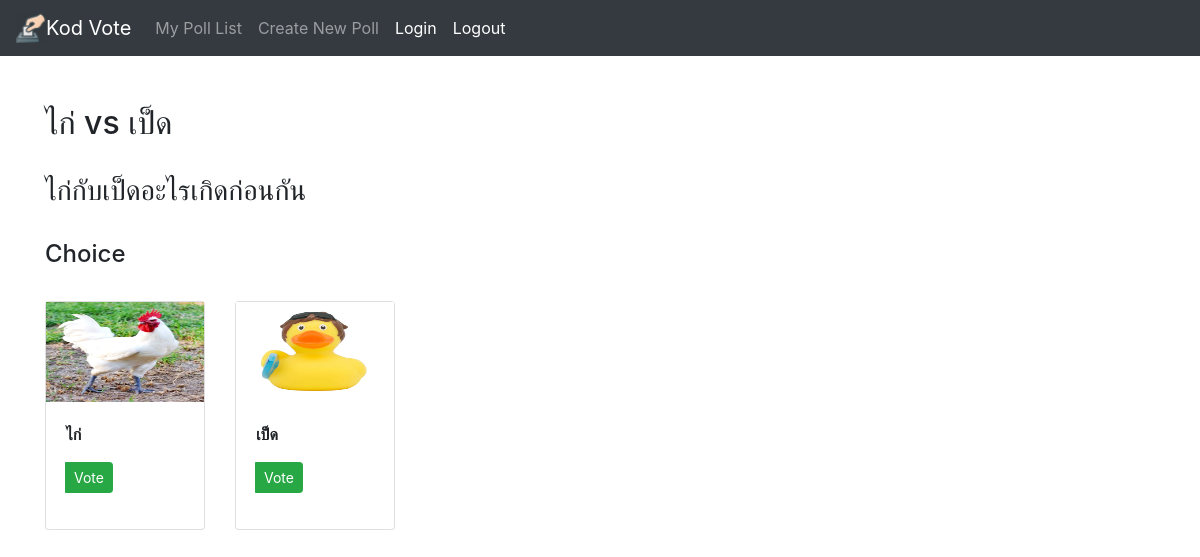
The page /polls/vote/31 on the database its author committed.
### polls/models.py (models this page shows, shortened)
class Poll(models.Model):
    subject = models.CharField(max_length=30)
    detail = models.TextField()
    picture = models.FileField(upload_to='documents/%Y/%m/%d')
    password = models.CharField(max_length=100, null=True)
    start_date = models.DateTimeField(default=datetime.datetime.now())
    end_date = models.DateTimeField(null=True)
    create_by = models.ForeignKey(User, on_delete=models.CASCADE)
    create_date = models.DateTimeField(default=datetime.datetime.now())
    duration = models.IntegerField(default=0)

class Poll_Choice(models.Model):
    subject = models.CharField(max_length=30)
    image = models.ImageField(upload_to='choice/%Y/%m/%d')
    poll_id = models.ForeignKey(Poll, on_delete=models.CASCADE)

### polls/views.py (the view)
# urls.py: path('vote/<int:poll_id>', v.poll_vote, name='poll_vote'),
def poll_vote(request, poll_id):
    poll = Poll.objects.get(pk=poll_id)
    choice = Poll_Choice.objects.all
    return render(request, 'polls/vote.html', {'poll': poll, 'choice':choice})

### polls/templates/polls/vote.html (shortened to what this page needs)
{% extends 'base.html' %}
{% block content %}
    <h2>{{ poll.subject }}</h2><br>
    <h3>{{ poll.detail }}</h3><br>
<h4>Choice</h4><br>
<div class="row">
        {% for ch in choice %}
            {% if ch.poll_id_id == poll.id %}
                <div class="col-md-2">
                <div class="card mb-3 box-shadow">
                <img src="{{ ch.image.url }}" style="max-height: 100px; max-width: 200px;">
                <div class="card-body">
                <p class="card-text"> <b>{{ ch.subject }}</b> <br>
                <div class="d-flex justify-content-between align-items-center">
                        <form method="POST" class="form-group" action="{% url 'vote_poll' poll_id=poll.id choice_id=ch.id%}">
                        <div class="btn-group">
                        <button type="submit" class="btn btn-success btn-sm" name="vote">Vote</button></form>
                        </div>
                      </div>
                    </div>
                  </div>
                </div>
            {% endif %}
        {% endfor %}
{% endblock %}

### rows shown on the page
Poll: subject "ไก่ vs เป็ด", detail "ไก่กับเป็ดอะไรเกิดก่อนกัน"
Poll_Choice: image (picture), subject "ไก่"
Poll_Choice: image (picture), subject "เป็ด"
